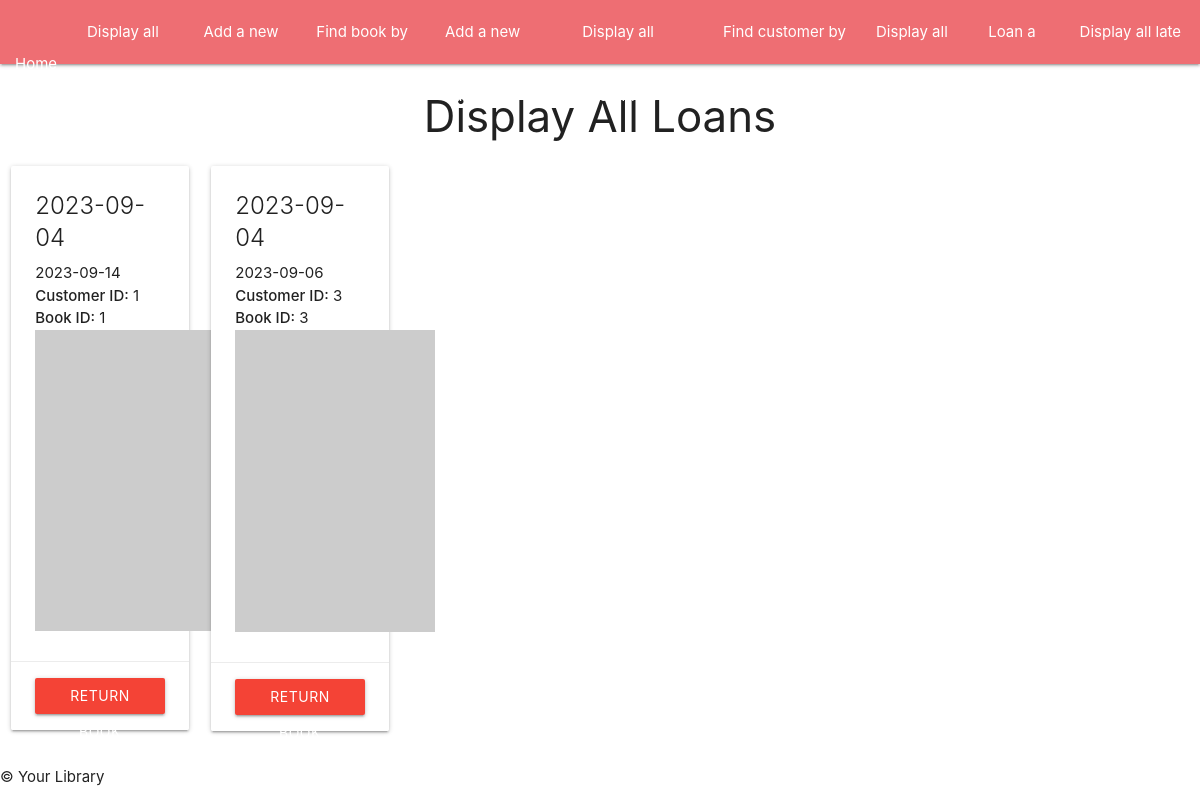
Page /loans on the earlier database version.
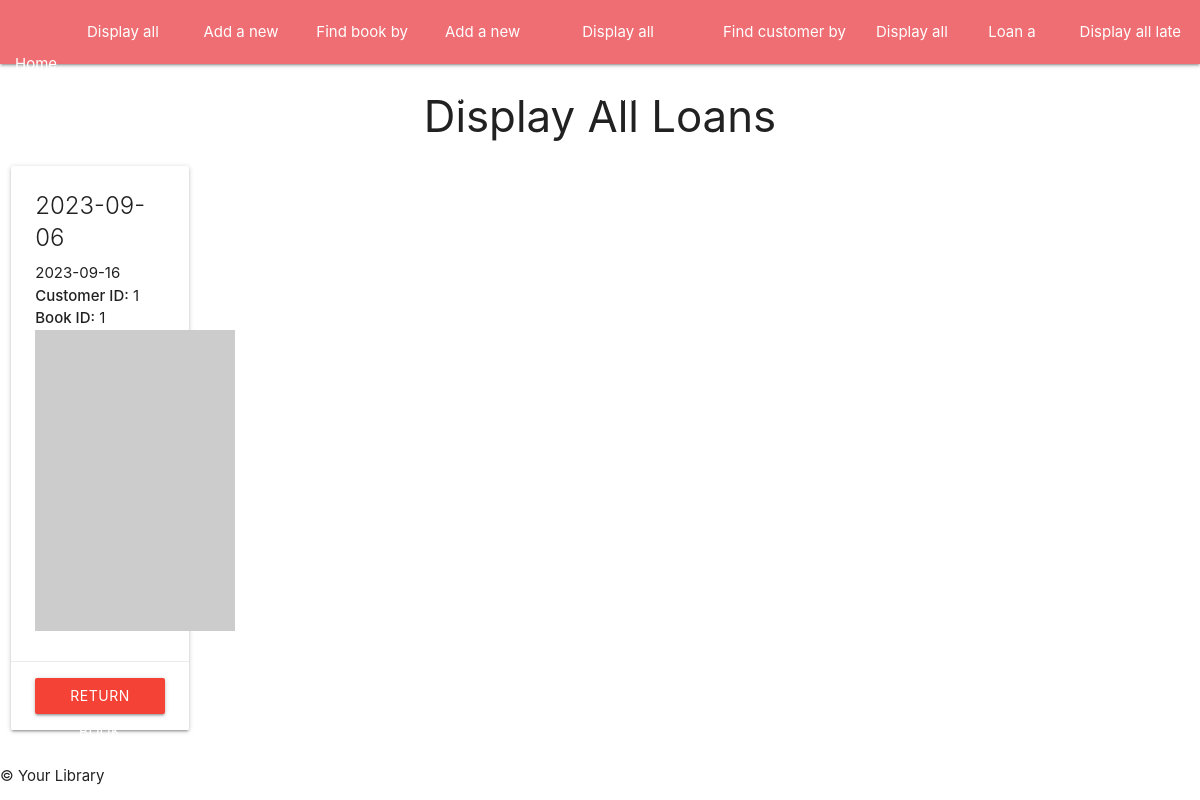
Same page on the later database version.
### tables this page shows
CREATE TABLE loans(
                id INTEGER PRIMARY KEY,
                LoanDate TEXT,
                ReturnDate TEXT,
                CustID INTEGER,
                BookID INTEGER,
                FOREIGN KEY (CustID) REFERENCES customers(id),
                FOREIGN KEY (BookID) REFERENCES books(id)
            );

### app.py (the view)
@app.route('/loans', methods=['GET'])
def displayLoans():
    all_loans = loan_instance.displayAllLoans()
    return render_template("displayloans.html", loans=all_loans)

### tools/loans.py (called while the page is built)
    def displayAllLoans(self):
        self.cur.execute('''SELECT * FROM loans ''')
        all_loans=self.cur.fetchall()
        return all_loans

### templates/displayloans.html (shortened to what this page needs)
{% extends "index.html" %}
{% block content %}
<div>
    <h3 class="center-align">Display All Loans</h3>
    <div class="row">
        {% for loan in loans %}
        <div class="col s2 m2">
            <div class="card">
                <div class="card-content">
                    <span class="card-title">{{ loan[1] }}</span>
                    <p>{{ loan[2] }}</p>
                    <p><strong>Customer ID:</strong> {{ loan[3] }}</p>
                    <p><strong>Book ID:</strong> {{ loan[4] }}</p>
                    <img src="https://picsum.photos/200/30{{loan[0]}}">
                </div>
                <div class="card-action">
                    <form method="POST" action="{{ url_for('removeLoan') }}">
                        <button type="submit" class="btn red">Return Book</button>
                    </form>
                </div>
            </div>
        </div>
        {% endfor %}
    </div>
</div>
{% endblock %}

### templates/index.html (shortened to what this page needs)
<!DOCTYPE html>
<html lang="en">
<head>
    <link rel="stylesheet" href="https://cdnjs.cloudflare.com/ajax/libs/materialize/1.0.0/css/materialize.min.css">
</head>
<body>
    <header>
        <nav>
            <div class="nav-wrapper">
                <ul id="nav-mobile" class="centered-nav">
                    <li><a href="/">Home</a></li>
                    <li><a href="/books">Display all books</a></li>
                    <li><a href="/addbook">Add a new book</a></li>
                    <li><a href="/bookfinder">Find book by name</a></li>
                    <li><a href="/addcustomer">Add a new customer</a></li>
                    <li><a href="/customers">Display all customers</a></li>
                    <li><a href="/customerfinder">Find customer by name</a></li>
                    <li><a href="/loans">Display all loans</a></li>
                    <li><a href="/addloan">Loan a book</a></li>
                    <li><a href="/lateloans">Display all late loans</a></li>
                </ul>
            </div>
        </nav>
    </header>
    <main>
        {% block content %}<h3 class="center-align">my python flask library project using sqlite3 as data base</h3>{% endblock %}
    </main>
    <footer>
        <p>&copy; {{ year }} Your Library</p>
    </footer>
</body>
</html>

### templates/index.html (style rules this page uses)
.centered-nav { display: flex; align-items: center; justify-content: center; }

Differences in the rows shown:
removed loans: LoanDate "2023-09-04", ReturnDate "2023-09-14", CustID "1", BookID "1"
removed loans: LoanDate "2023-09-04", ReturnDate "2023-09-06", CustID "3", BookID "3"
added loans: LoanDate "2023-09-06", ReturnDate "2023-09-16", CustID "1", BookID "1"
